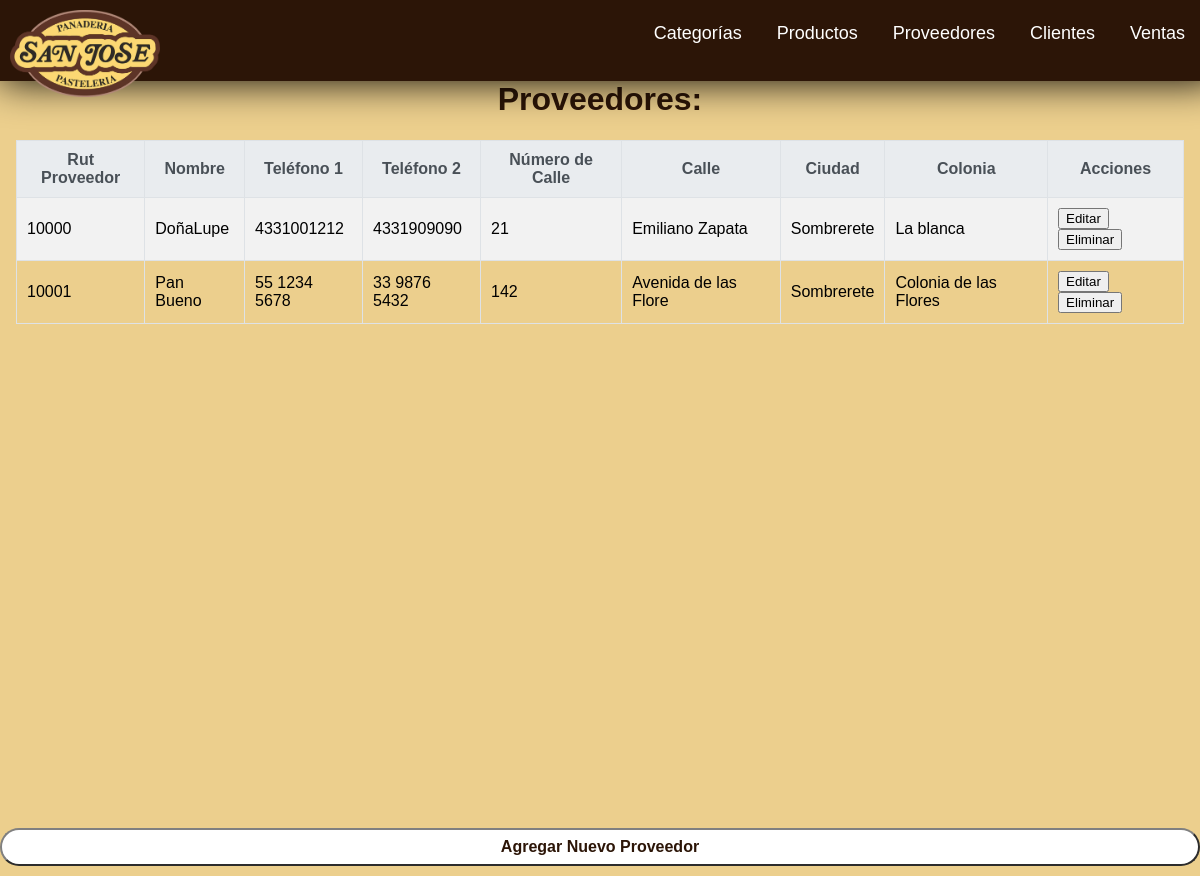
Screenshot of /proveedor.php with the database file from the repository.
### tables this page shows
CREATE TABLE `proveedor` (
  `rut_proveedor` int(5) NOT NULL,
  `nombre_p` text NOT NULL,
  `telefono1_p` varchar(20) NOT NULL,
  `telefono2_p` varchar(20) NOT NULL,
  `calle_p` varchar(20) NOT NULL,
  `numero_calle_p` varchar(5) NOT NULL,
  `ciudad_p` text NOT NULL,
  `colonia_p` text NOT NULL,
  `web_p` varchar(50) NOT NULL
);

### proveedor.php (the view, shortened to what this page needs)
<?php
$servername = "localhost";
$username = "root";
$password = "";
$database = "negocio";
$conn = new mysqli($servername, $username, $password, $database);
$sql = "SELECT * FROM proveedor";
$result = $conn->query($sql);
?>
<!DOCTYPE html>
<html lang="es">
<head>
    </head>
<body>
    <header>
        <a style="text-align: left;" href="index.php">
            <img src="img/logo.webp" >
        </a>
        <div class="headerlink">
            <a href="categoria.html">Categorías </a>
            <a href="producto.php">Productos </a>
            <a href="proveedor.php">Proveedores </a>
            <a href="cliente.php">Clientes </a>
            <a href="ventas.html">Ventas </a>
        </div>
    </header>
        <div class="container">
        <h1>Proveedores:</h1>
        <?php
        if ($result->num_rows > 0) {
            echo "<table border='1'>";
            echo "<tr><th>Rut Proveedor</th><th>Nombre</th><th>Teléfono 1</th><th>Teléfono 2</th><th>Número de Calle</th><th>Calle</th><th>Ciudad</th><th>Colonia</th><th>Acciones</th></tr>";
            while($row = $result->fetch_assoc()) {
                echo "<tr>";
                echo "<td>" . $row["rut_proveedor"] . "</td>";
                echo "<td>" . $row["nombre_p"] . "</td>";
                echo "<td>" . $row["telefono1_p"] . "</td>";
                echo "<td>" . $row["telefono2_p"] . "</td>";
                echo "<td>" . $row["numero_calle_p"] . "</td>";
                echo "<td>" . $row["calle_p"] . "</td>";
                echo "<td>" . $row["ciudad_p"] . "</td>";
                echo "<td>" . $row["colonia_p"] . "</td>";
                echo "<td>
                        <form action='editarproveedor.php' method='GET' style='display:inline;'>
                            <input type='hidden' name='rut_proveedor' value='" . $row["rut_proveedor"] . "'>
                            <button type='submit'>Editar</button>
                        </form>
                        <form action='' method='POST' style='display:inline;'>
                            <input type='hidden' name='action' value='eliminar'>
                            <input type='hidden' name='rut_proveedor' value='" . $row["rut_proveedor"] . "'>
                            <button type='submit'>Eliminar</button>
                        </form>
                    </td>";
                echo "</tr>";
            }
            echo "</table>";
        } else {
            echo "No hay registros en la tabla de proveedores.";
        }
        ?>
        <button class="buttonadd">
            <a href="addproveedor.php">Agregar Nuevo Proveedor</a>
        </button>
    </div>
</body>
</html>

### proveedor.php (style rules this page uses)
body { background-color: #eccf8d; background-size: cover; display: flex; justify-content: center; align-items: center; height: 100vh; margin: 0; font-family: 'Lucida Sans', 'Lucida Sans Regular', 'Lucida Grande', 'Lucida Sans Unicode', Geneva, Verdana, sans-serif; }
header { position: fixed; top: 0; left: 0; width: 100%; height: 7%; padding: 10px; background-color: #2c1507; box-shadow: 0 0 40px rgb(0, 0, 0); }
.headerlink { top: 0; right: 0; margin-top: 23px; position:fixed; }
.headerlink a { text-decoration: none; color: white; font-size: 18px; margin: 0 15px; }
header img { width: 150px; cursor: pointer; }
.container { width: 100%; height: 100%; padding: 16px; margin-top: 10%; background-color: #eccf8d; }
.container h1 { text-align: center; color: #2c1507; }
.container table { width: 100%; border-collapse: collapse; }
.container table th, .container table td { padding: 10px; border: 1px solid #dee2e6; }
.container table th { background-color: #e9ecef; color: #495057; }
.container table tr:nth-child(even) { background-color: #f2f2f2; }
.buttonadd { background-color: rgb(255, 255, 255); color: black; padding: 8px 10px; margin-top: 5%; width: 100%; border-radius: 20px; border-color: gray; font-size: medium; bottom: 0; left: 0; margin-bottom: 10px; position: fixed; font-weight: bold; }
a { text-decoration: none; color:#2c1507; }

### rows the page displays
proveedor: rut_proveedor "10000", nombre_p "DoñaLupe", telefono1_p "4331001212", telefono2_p "4331909090", numero_calle_p "21", calle_p "Emiliano Zapata", ciudad_p "Sombrerete", colonia_p "La blanca"
proveedor: rut_proveedor "10001", nombre_p "Pan Bueno", telefono1_p "55 1234 5678", telefono2_p "33 9876 5432", numero_calle_p "142", calle_p "Avenida de las Flore", ciudad_p "Sombrerete", colonia_p "Colonia de las Flores"
